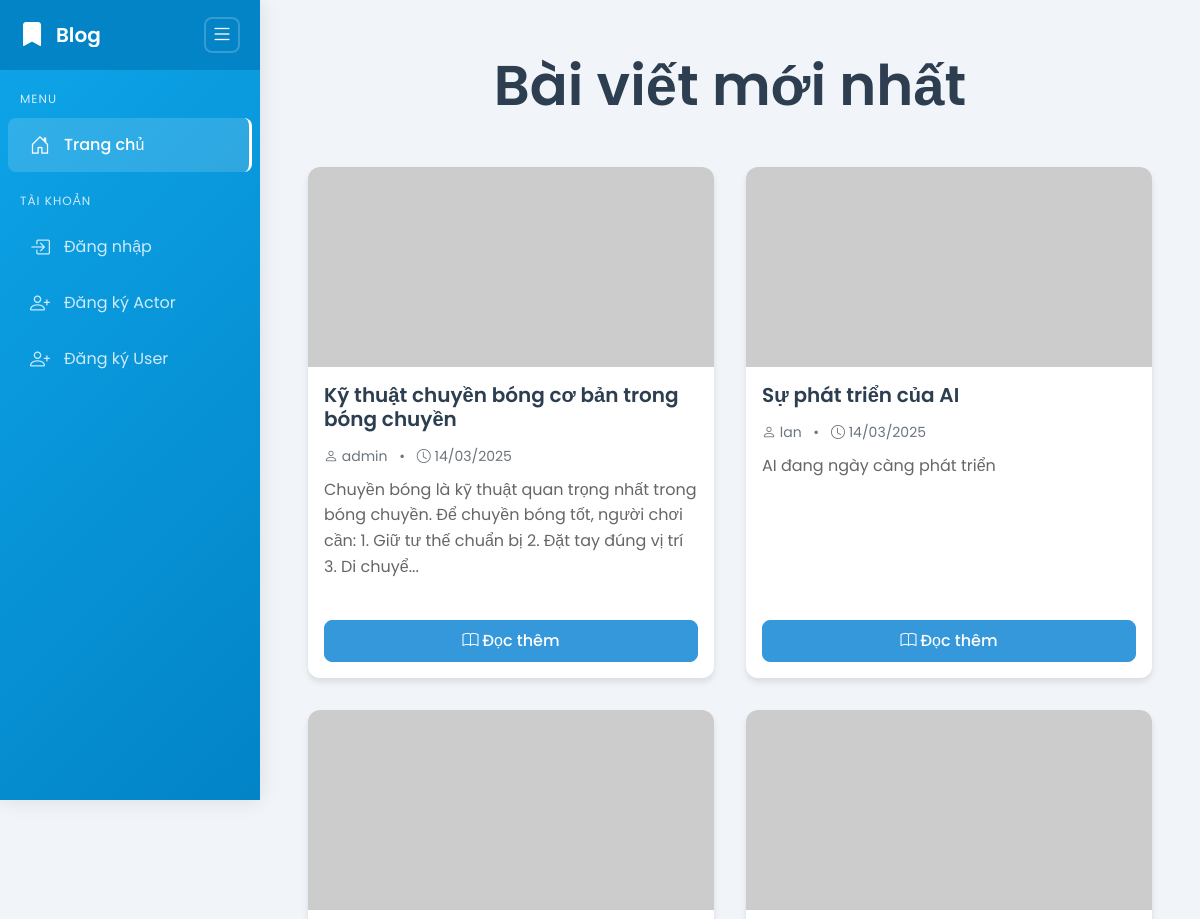
Before: / (upper part) with the older database file.
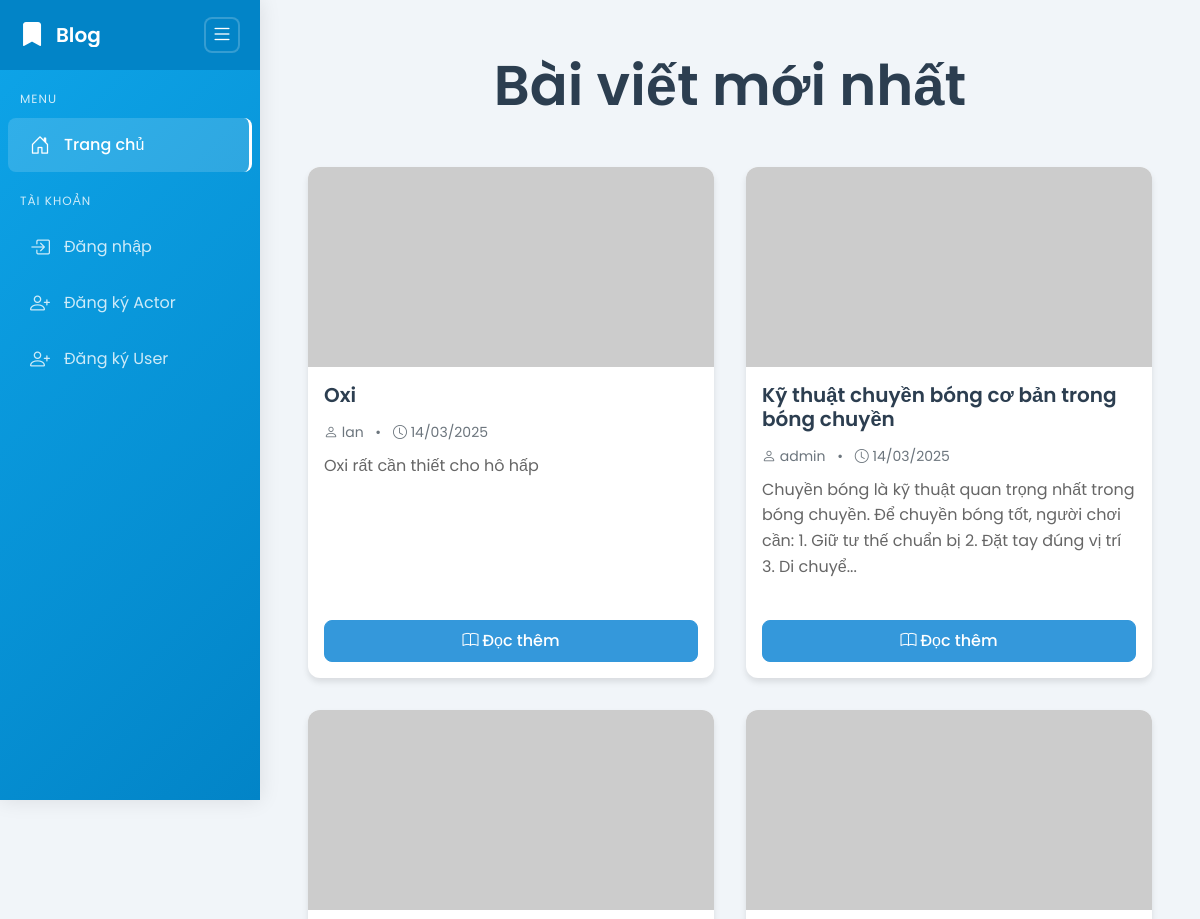
After: the same page with the newer database file.
### app/models/post.py (models this page shows)
class Post(db.Model):
    id = db.Column(db.Integer, primary_key=True)
    title = db.Column(db.String(200), nullable=False)
    content = db.Column(db.Text, nullable=False)
    image_url = db.Column(db.String(200))  # URL hình ảnh từ picsum.photos
    created_at = db.Column(db.DateTime, default=datetime.utcnow)
    updated_at = db.Column(db.DateTime, default=datetime.utcnow, onupdate=datetime.utcnow)
    actor_id = db.Column(db.Integer, db.ForeignKey('actor.id'), nullable=False)
    comments = db.relationship('Comment', backref='post', lazy='dynamic', cascade='all, delete-orphan')

### app/models/actor.py (models this page shows, shortened)
class Actor(UserMixin, db.Model):
    id = db.Column(db.Integer, primary_key=True)
    username = db.Column(db.String(64), unique=True, nullable=False)
    email = db.Column(db.String(120), unique=True, nullable=False)
    password_hash = db.Column(db.String(128))
    name = db.Column(db.String(64))
    bio = db.Column(db.Text)
    avatar = db.Column(db.String(120), default='default_actor.jpg')
    created_at = db.Column(db.DateTime, default=datetime.utcnow)
    posts = db.relationship('Post', backref='author', lazy='dynamic')

### app/routes/blog_routes.py (the view)
@blog_bp.route('/')
def home():
    page = request.args.get('page', 1, type=int)
    posts = Post.query.order_by(Post.created_at.desc()).paginate(page=page, per_page=6)
    return render_template('blog/home.html', posts=posts)

### app/templates/blog/home.html (shortened to what this page needs)
{% extends "base.html" %}
{% block content %}
<div class="container">
    <div class="row mb-4">
        <div class="col">
            <h1 class="display-4 text-center mb-4">Bài viết mới nhất</h1>
        </div>
    </div>
    <div class="post-grid">
        {% for post in posts.items %}
        <div class="card h-100">
            <img src="{{ post.image_url }}" class="card-img-top" alt="Hình ảnh bài viết">
            <div class="card-body d-flex flex-column">
                <h5 class="card-title">{{ post.title }}</h5>
                <p class="card-text text-muted mb-2">
                    <small>
                        <i class="bi bi-person"></i> {{ post.author.username }}
                        <span class="mx-2">•</span>
                        <i class="bi bi-clock"></i> {{ post.created_at.strftime('%d/%m/%Y') }}
                    </small>
                </p>
                <p class="card-text flex-grow-1">{{ post.content[:200] + '...' if post.content|length > 200 else post.content }}</p>
                <a href="{{ url_for('blog.post_detail', post_id=post.id) }}" class="btn btn-primary mt-auto">
                    <i class="bi bi-book"></i> Đọc thêm
                </a>
            </div>
        </div>
        {% endfor %}
    </div>
</div>
{% endblock %}

### app/templates/base.html (shortened to what this page needs)
<!DOCTYPE html>
<html lang="vi">
<head>
    <link href="https://cdn.jsdelivr.net/npm/bootstrap@5.1.3/dist/css/bootstrap.min.css" rel="stylesheet">
    <link href="https://cdn.jsdelivr.net/npm/bootstrap-icons@1.7.2/font/bootstrap-icons.css" rel="stylesheet">
    <link href="{{ url_for('static', filename='css/main.css') }}" rel="stylesheet">
    <link href="{{ url_for('static', filename='css/sidebar.css') }}" rel="stylesheet">
</head>
<body>
    <div class="wrapper">
        <nav id="sidebar" class="sidebar">
            <div class="sidebar-header">
                <div class="logo-container">
                    <i class="bi bi-bookmark-fill"></i>
                    <h3>Blog</h3>
                </div>
                <button type="button" id="sidebarCollapse" class="sidebar-collapse-btn">
                    <i class="bi bi-list"></i>
                </button>
            </div>
            <div class="sidebar-content">
                <div class="nav-section">
                    <div class="nav-section-title">Menu</div>
                    <ul class="list-unstyled components">
                        <li>
                            <a href="{{ url_for('blog.home') }}" class="nav-link {% if request.endpoint == 'blog.home' %}active{% endif %}" data-tooltip="Trang chủ">
                                <i class="bi bi-house-door"></i>
                                <span>Trang chủ</span>
                            </a>
                        </li>
                    </ul>
                </div>
                {% if current_user.is_authenticated %}
                    <div class="nav-section">
                        <div class="nav-section-title">Tài khoản</div>
                        <ul class="list-unstyled components">
                            {% if current_user.__class__.__name__ == 'Actor' %}
                                <li>
                                    <a href="{{ url_for('actor.dashboard') }}" class="nav-link {% if request.endpoint == 'actor.dashboard' %}active{% endif %}" data-tooltip="Quản lý bài viết">
                                        <i class="bi bi-speedometer2"></i>
                                        <span>Quản lý bài viết</span>
                                    </a>
                                </li>
                                <li>
                                    <a href="{{ url_for('actor.create_post') }}" class="nav-link {% if request.endpoint == 'actor.create_post' %}active{% endif %}" data-tooltip="Tạo bài viết">
                                        <i class="bi bi-plus-circle"></i>
                                        <span>Tạo bài viết</span>
                                    </a>
                                </li>
                            {% else %}
                                <li>
                                    <a href="{{ url_for('user.profile') }}" class="nav-link {% if request.endpoint == 'user.profile' %}active{% endif %}" data-tooltip="Trang cá nhân">
                                        <i class="bi bi-person"></i>
                                        <span>Trang cá nhân</span>
                                    </a>
                                </li>
                            {% endif %}
                        </ul>
                    </div>
                    <div class="nav-section">
                        <div class="nav-section-title">Hệ thống</div>
                        <ul class="list-unstyled components">
                            <li>
                                <a href="{{ url_for('auth.logout') }}" class="nav-link" data-tooltip="Đăng xuất">
                                    <i class="bi bi-box-arrow-right"></i>
                                    <span>Đăng xuất</span>
                                </a>
                            </li>
                        </ul>
                    </div>
                {% else %}
                    <div class="nav-section">
                        <div class="nav-section-title">Tài khoản</div>
                        <ul class="list-unstyled components">
                            <li>
                                <a href="{{ url_for('auth.login') }}" class="nav-link {% if request.endpoint == 'auth.login' %}active{% endif %}" data-tooltip="Đăng nhập">
                                    <i class="bi bi-box-arrow-in-right"></i>
                                    <span>Đăng nhập</span>
                                </a>
                            </li>
                            <li>
                                <a href="{{ url_for('auth.register_actor') }}" class="nav-link {% if request.endpoint == 'auth.register_actor' %}active{% endif %}" data-tooltip="Đăng ký Actor">
                                    <i class="bi bi-person-plus"></i>
                                    <span>Đăng ký Actor</span>
                                </a>
                            </li>
                            <li>
                                <a href="{{ url_for('auth.register_user') }}" class="nav-link {% if request.endpoint == 'auth.register_user' %}active{% endif %}" data-tooltip="Đăng ký User">
                                    <i class="bi bi-person-plus"></i>
                                    <span>Đăng ký User</span>
                                </a>
                            </li>
                        </ul>
                    </div>
                {% endif %}
            </div>
        </nav>
        <div id="content" class="content">
            <div class="container-fluid">
                {% block content %}{% endblock %}
            </div>
        </div>
    </div>
</body>
</html>

### app/static/css/main.css (style rules this page uses)
body { background-color: #f8f9fa; color: #333; font-family: 'Segoe UI', system-ui, -apple-system, sans-serif; }
.container { max-width: 1200px; padding: 2rem 1rem; }
h1.display-4 { color: #2c3e50; font-weight: 600; }
.card { border: none; box-shadow: 0 2px 15px rgba(0,0,0,0.1); transition: all 0.3s ease; margin-bottom: 25px; border-radius: 12px; overflow: hidden; }
.card-img-top { height: 250px; object-fit: cover; }
.card-title { font-size: 1.5rem; font-weight: 600; color: #2c3e50; margin-bottom: 15px; }
.card-text { color: #555; line-height: 1.6; }
.btn { padding: 0.5rem 1.25rem; border-radius: 8px; font-weight: 500; transition: all 0.3s ease; }
.btn-primary { background-color: #3498db; border-color: #3498db; }
.post-grid { display: grid; grid-template-columns: repeat(auto-fill, minmax(300px, 1fr)); gap: 2rem; margin-bottom: 3rem; }
.post-grid .card { border: none; box-shadow: 0 4px 6px rgba(0, 0, 0, 0.1); transition: transform 0.2s ease-in-out, box-shadow 0.2s ease-in-out; }
.post-grid .card-img-top { height: 200px; object-fit: cover; }
.post-grid .card-title { font-size: 1.25rem; margin-bottom: 0.75rem; color: #2c3e50; }
.post-grid .card-text { color: #666; line-height: 1.6; }
.post-grid .btn-primary { background-color: #3498db; border-color: #3498db; transition: all 0.2s ease-in-out; }

### app/static/css/sidebar.css (style rules this page uses)
:root { --sidebar-width: 260px; --sidebar-collapsed-width: 70px; --primary-color: #0ea5e9; --primary-dark: #0284c7; --primary-light: #38bdf8; --text-white: #ffffff; --text-light: rgba(255, 255, 255, 0.8); --bg-hover: rgba(255, 255, 255, 0.15); }
body { min-height: 100vh; margin: 0; padding: 0; background: #f1f5f9; font-family: 'Poppins', sans-serif; }
.wrapper { display: flex; min-height: 100vh; }
.sidebar { width: var(--sidebar-width); background: linear-gradient(135deg, var(--primary-color) 0%, var(--primary-dark) 100%); position: fixed; top: 0; left: 0; height: 100vh; display: flex; flex-direction: column; transition: width 0.3s ease; z-index: 1000; box-shadow: 0 0 20px rgba(0, 0, 0, 0.1); }
.sidebar-header { height: 70px; display: flex; align-items: center; padding: 0 20px; background: var(--primary-dark); }
.logo-container { display: flex; align-items: center; gap: 12px; flex: 1; }
.logo-container i { font-size: 24px; color: var(--text-white); min-width: 24px; }
.logo-container h3 { color: var(--text-white); margin: 0; font-size: 20px; font-weight: 600; white-space: nowrap; overflow: hidden; }
.sidebar-content { flex: 1; overflow-y: auto; padding: 20px 0; }
.nav-section { margin-bottom: 20px; }
.nav-section-title { color: var(--text-light); font-size: 12px; text-transform: uppercase; letter-spacing: 1px; padding: 0 20px; margin-bottom: 10px; }
.nav-link { display: flex; align-items: center; padding: 12px 20px; color: var(--text-light); text-decoration: none; transition: all 0.3s ease; margin: 2px 8px; border-radius: 8px; white-space: nowrap; overflow: hidden; }
.nav-link i { font-size: 20px; min-width: 24px; margin-right: 12px; text-align: center; transition: all 0.3s ease; }
.nav-link span { transition: opacity 0.3s ease; }
.nav-link.active { color: var(--text-white); background: var(--bg-hover); font-weight: 500; border-right: 3px solid var(--text-white); }
.sidebar-collapse-btn { background: var(--primary-dark); border: 2px solid rgba(255, 255, 255, 0.2); color: var(--text-white); padding: 8px; width: 36px; height: 36px; cursor: pointer; display: flex; align-items: center; justify-content: center; transition: all 0.3s ease; border-radius: 8px; margin-left: 10px; position: relative; z-index: 1001; }
.sidebar-collapse-btn i { font-size: 22px; transition: all 0.3s ease; }
.sidebar.collapsed .sidebar-collapse-btn i, .sidebar:not(.collapsed) .sidebar-collapse-btn i { transform: none; }
.content { flex: 1; margin-left: var(--sidebar-width); padding: 20px; transition: margin-left 0.3s ease; min-height: 100vh; background: #f1f5f9; }

Changed rows visible on the page:
removed Post: title "Sự phát triển của AI", author.username "lan", created_at "14/03/2025", content "AI đang ngày càng phát triển"
added Post: title "Oxi", author.username "lan", created_at "14/03/2025", content "Oxi rất cần thiết cho hô hấp"
